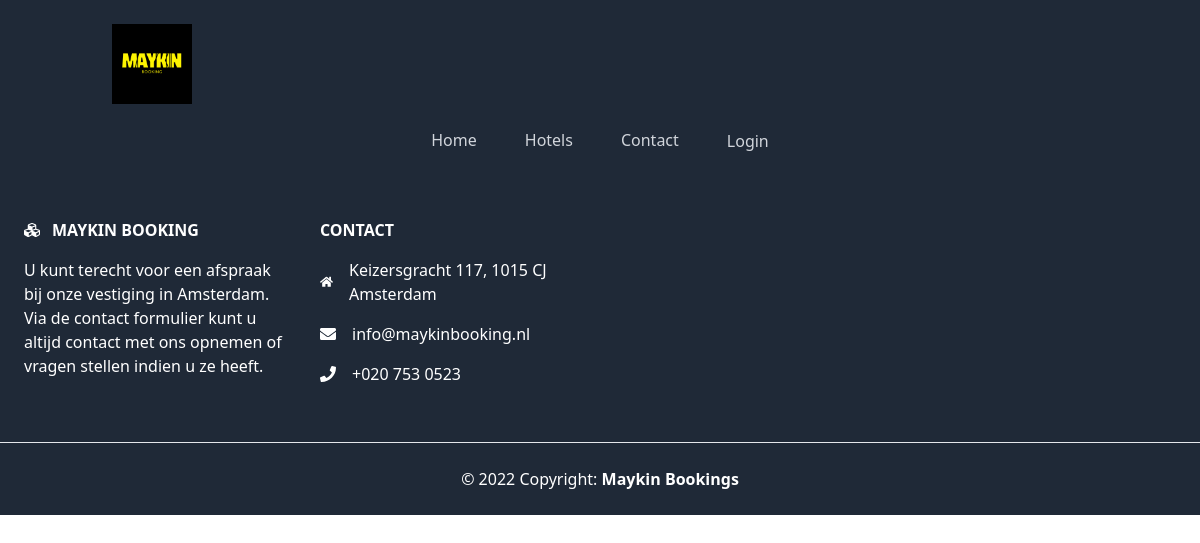
Page /stad/Amsterdam on the earlier database version.
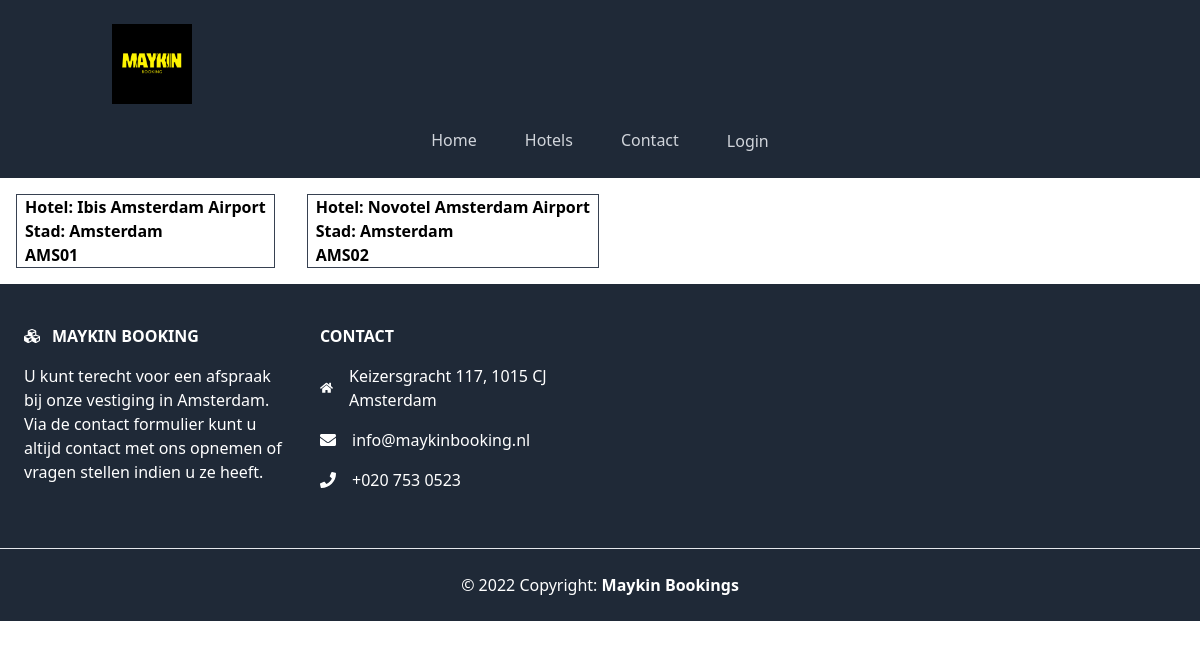
Same page on the later database version.
### base/models.py (models this page shows, shortened)
class Hotel(models.Model):
    city = models.ForeignKey(City, related_name='test', on_delete=models.CASCADE)
    hotel_id = models.CharField(max_length=100)
    hotel_name = models.CharField(max_length=100)

class City(models.Model):
    city_id = models.CharField(max_length=100)
    city_name = models.CharField(max_length=100)

### base/views.py (the view)
# urls.py: path('stad/<str:city_name>', Stad.as_view(), name='stad'),
class Stad(generic.ListView):
    model = Hotel
    template_name = 'stad.html'
    context_object_name = 'data'
    def get_context_data(self, **kwargs):
        context = super().get_context_data(**kwargs)
        context['data'] = Hotel.objects.filter(city__city_name=self.kwargs['city_name'])
        return context

### templates/stad.html (shortened to what this page needs)
<!DOCTYPE html>
{% load static %}
<html lang="en">
  <head>
    <script src="https://cdn.tailwindcss.com"></script>
  </head>
<body>
    {% include 'components/header.html'%}
<div class="flex flex-wrap w-auto">
    {% for item in data%}
    <div class="h-full w-auto border  border-gray-700 px-2 m-4 hover:bg-sky-400 font-bold">
        <h1 class="">Hotel: {{item.hotel_name}}</h1>
        <p>Stad: {{item.city.city_name}}</p>
        <p>{{item.hotel_id}}</p>
    </div>
    {% endfor %}
</div>
    {% include 'components/footer.html'%}
</body>

### templates/components/header.html
<nav class=" bg-gray-800">
    <div class="container p-6 mx-auto ">
        <div>
            {% load static %}
            <img src="{% static 'MAYKIN.png' %}" alt="Maykin Logo" class="w-20 h-20 ">
        </div>
        <div class="flex items-center justify-center mt-6 text-gray-300 text-gray-300">
            <a href="{% url 'index'%}" class="border-b-2 border-transparent hover:text-gray-300 hover:border-blue-500 mx-1.5 sm:mx-6">Home</a>
            <a href="" class="border-b-2 border-transparent hover:text-gray-300 hover:border-blue-500 mx-1.5 sm:mx-6">Hotels</a>
            <a href="{% url 'contact' %}" class="border-b-2 border-transparent hover:text-gray-300 hover:border-blue-500 mx-1.5 sm:mx-6">Contact</a>
            <div class="right">
                <a href="{% url 'admin:index' %}" class="border-b-2 border-transparent hover:text-gray-300 hover:border-blue-500 mx-1.5 sm:mx-6 right">Login</a>
            </div>
        </div>
    </div>
</nav>

### templates/components/footer.html (shortened to what this page needs)
<footer class="text-center lg:text-left bg-gray-800 text-white">
    <div class="mx-6 py-10 text-center md:text-left">
        <div class="grid grid-1 md:grid-cols-2 lg:grid-cols-4 gap-8">
            <div class="">
                <h6 class="
            uppercase
            font-semibold
            mb-4
            flex
            items-center
            justify-center
            md:justify-start
          ">
                    <a href="https://www.maykinmedia.nl/nl/">Maykin Booking</a>
                </h6>
                <p>
                    U kunt terecht voor een afspraak bij onze vestiging in Amsterdam. Via de contact formulier kunt u altijd contact met ons opnemen of vragen stellen indien u ze heeft.
                </p>
            </div>
            <div class="">
                <h6 class="uppercase font-semibold mb-4 flex justify-center md:justify-start">
                    Contact
                </h6>
                <p class="flex items-center justify-center md:justify-start mb-4">
                    Keizersgracht 117, 1015 CJ Amsterdam
                </p>
                <p class="flex items-center justify-center md:justify-start mb-4">
                    info@maykinbooking.nl
                </p>
                <p class="flex items-center justify-center md:justify-start mb-4">
                    +020 753 0523
                </p>
            </div>
        </div>
    </div>
    <div class="text-center p-6 bg-gray-800">
        <span>© 2022 Copyright:</span>
        <a class="text-white font-semibold " href="#">Maykin Bookings</a>
    </div>
</footer>

Differences in the rows shown:
added Hotel: hotel_name "Ibis Amsterdam Airport", city.city_name "Amsterdam", hotel_id "AMS01"
added Hotel: hotel_name "Novotel Amsterdam Airport", city.city_name "Amsterdam", hotel_id "AMS02"
